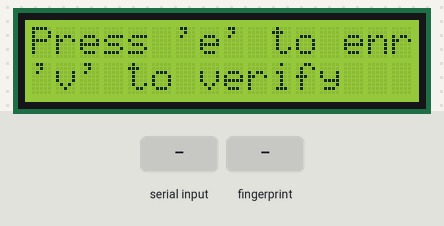
A sketch run on a simulated ESP32. Shown: 16×2 character LCD. The inputs (shaded band) are chosen by the test bench. WiFi joins after 1.5 s; servers stay silent unless stated; what the sketch prints to the serial monitor is not drawn.

Above: at 7.9 s.
8.0 s: "v90\n" received over Serial
At 8.8 s:
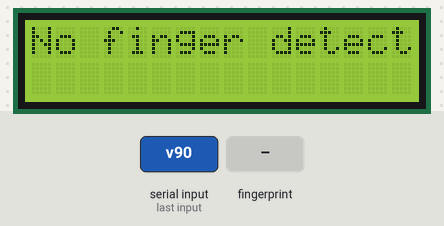
9.6 s: finger stored as number 1 placed on the sensor
At 11.2 s:
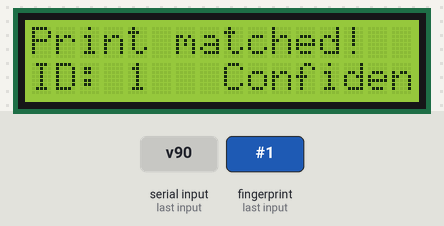
12.6 s: "e90\n" received over Serial
At 14.1 s:
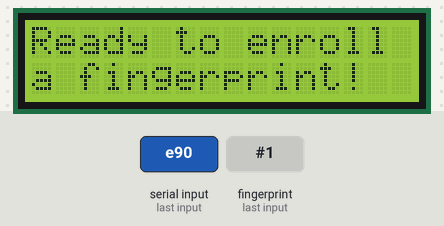
15.6 s: "90,45\n" received over Serial
At 17.1 s:
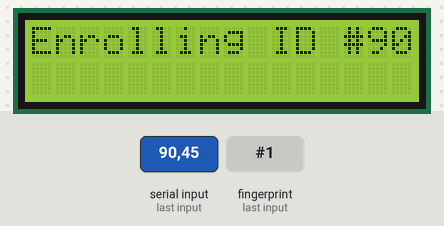
18.6 s: finger stored as number 1 placed on the sensor
At 19.3 s:
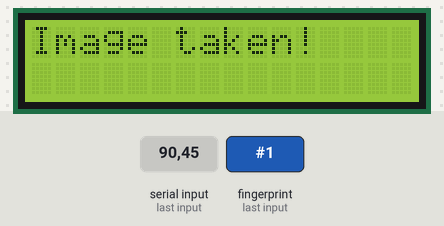
24.5 s: finger stored as number 1 placed on the sensor
At 28.8 s:
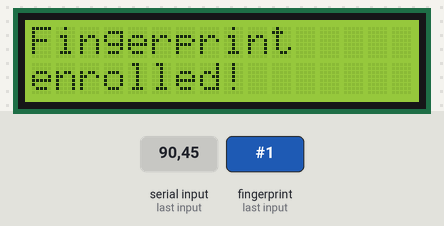
Timing chart, 0 to 30.3 s (numbered marks = the images above; inputs shaded):
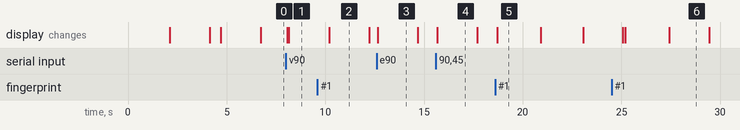

The sketch:

main5backup.ino
```cpp
////192.168. 1.184 that works in the gateway 192.168. 1.1. Important: you need to use an available IP address in your local network and the corresponding gateway.
#include <WiFi.h>
#include <HTTPClient.h>
#include <Adafruit_Fingerprint.h>
#include <HardwareSerial.h>
#include <LiquidCrystal_I2C.h>
#include <AsyncTCP.h>  // Include AsyncTCP library
//#include <AsyncWebServer.h>  // Include AsyncWebServer library

const char* ssid = "kevo"; // Replace with your WiFi SSID
const char* password = "123456789"; // Replace with your WiFi password

//AsyncWebServer server(80);  // Create AsyncWebServer instance

LiquidCrystal_I2C lcd(0x3F, 16, 2); // Set the LCD address and dimensions

// Initialize Serial2 using HardwareSerial
HardwareSerial mySerial(2); // Use Serial2
Adafruit_Fingerprint finger = Adafruit_Fingerprint(&mySerial);

uint8_t id;

// Function prototypes
void enroll();
void verify();
uint8_t readnumber(void);
bool fingerprintExists(uint8_t id);
uint8_t getFingerprintEnroll();

void handlePostRequest(WiFiClient& client, String request) {
  // Check if it's a POST request
  if (request.indexOf("POST") != -1) {
    // Check if it's the correct URL
    if (request.indexOf("/enroll") != -1) {
      enroll();
      client.println("HTTP/1.1 200 OK");
      client.println("Content-Type: text/html");
      client.println();
      client.println("<html><body><h1>Enrollment process initialized</h1></body></html>");
    } else {
      client.println("HTTP/1.1 404 Not Found");
      client.println("Content-Type: text/html");
      client.println();
      client.println("<html><body><h1>Not Found</h1></body></html>");
    }
  } else {
    // Respond to other HTTP methods
    client.println("HTTP/1.1 405 Method Not Allowed");
    client.println("Content-Type: text/html");
    client.println();
    client.println("<html><body><h1>Method Not Allowed</h1></body></html>");
  }
}
void setup() {
  lcd.begin();
  Serial.begin(9600);
  lcd.backlight();

  // Connect to WiFi
  lcd.print("Connecting to ");
  lcd.setCursor(0, 1);
  lcd.print(ssid);
  WiFi.begin(ssid, password);
  while (WiFi.status() != WL_CONNECTED) {
    delay(1000);
    Serial.println("Connecting to WiFi...");
  }
  Serial.println("Connected to WiFi");

  // Initialize AsyncWebServer
  //server.on("/", HTTP_POST, handlePostRequest);   // Define POST request handler
  //server.begin();

  lcd.clear();
  lcd.print("Fingerprint");
  lcd.setCursor(0, 1);
  lcd.print("Enrollment/Verify");
  delay(2000);

  // Set the data rate for the sensor serial port
  mySerial.begin(57600);
  delay(5);
  if (finger.verifyPassword()) {
    lcd.clear();
    lcd.print("Fingerprint");
    lcd.setCursor(0, 1);
    lcd.print("sensor found!");
  } else {
    lcd.clear();
    lcd.print("Fingerprint");
    lcd.setCursor(0, 1);
    lcd.print("sensor not found!");
    while (1) { delay(1); }
  }

  delay(500); // Add delay after sensor found message

  lcd.setCursor(0, 1);
  lcd.print("Reading sensor");
  lcd.setCursor(0, 1);
  lcd.print("parameters");

  // Read sensor parameters
  finger.getParameters();
  lcd.clear();
  lcd.print("Capacity: "); lcd.print(finger.capacity);
  lcd.setCursor(0, 1);
  lcd.print("Security level: "); lcd.print(finger.security_level);
  delay(2000);
  lcd.clear();
}

uint8_t getFingerprintID() {
  uint8_t p = finger.getImage();
  if (p == FINGERPRINT_OK) {
    // Image taken successfully, convert it to a template
    p = finger.image2Tz();
    if (p != FINGERPRINT_OK) {
      lcd.clear();
      lcd.print("Image conversion failed!");
      return p;
    }
  } else if (p != FINGERPRINT_NOFINGER) {
    // Handle other cases like communication errors or imaging failures
    lcd.clear();
    lcd.print("Unknown error");
    return p;
  }
  return p;
}

/*
 WiFiClient client = server.available();
  if (!client) {
    return;
  }

  // Wait until the client sends some data
  Serial.println("New client");
  while(!client.available()){
    delay(1);
  }

  // Read the first line of the request
  String request = client.readStringUntil('\r');
  Serial.println(request);
  client.flush();

  // Handle the HTTP POST request
  handlePostRequest(client, request);

  // Close the connection
  delay(1);
  client.stop()
*/void verify() {
  Serial.println("Entering verify() function"); // Debugging statement
  lcd.clear();
  lcd.print("Place finger...");
  lcd.setCursor(0, 1);
  lcd.print("Waiting...");

  uint8_t p = FINGERPRINT_NOFINGER; // Initialize p to FINGERPRINT_NOFINGER

  // Keep looping until a fingerprint is detected
  while (p != FINGERPRINT_OK) {
    p = getFingerprintID();
    if (p == FINGERPRINT_OK) {
      // Fingerprint detected, continue with verification
      p = finger.fingerSearch();
      if (p == FINGERPRINT_OK) {
        lcd.clear();
        lcd.print("Print matched!");
        lcd.setCursor(0, 1);
        lcd.print("ID: ");
        lcd.print(finger.fingerID);
        lcd.setCursor(8, 1);
        lcd.print("Confidence: ");
        lcd.print(finger.confidence);
        delay(2000);
      } else if (p == FINGERPRINT_NOTFOUND) {
        lcd.clear();
        lcd.print("No match found!");
        delay(2000);
      } else {
        lcd.clear();
        lcd.print("Unknown error");
        delay(2000);
      }
    } else if (p == FINGERPRINT_NOFINGER) {
      lcd.clear();
      lcd.print("No finger detected");
      delay(500); // Add a small delay before checking again
    } else {
      lcd.clear();
      lcd.print("Unknown error");
      delay(2000);
    }
  }
}


 void loop() {


  lcd.clear();
  lcd.print("Press 'e' to enroll");
  lcd.setCursor(0, 1);
  lcd.print("'v' to verify");

  // Wait until there is data available in the serial buffer
  while (!Serial.available()) {
    delay(100); // Add a small delay to reduce CPU load
  }

  char choice = Serial.read(); // Read the character from the serial buffer

  // Clear the serial buffer by reading any remaining characters
  while (Serial.available()) {
    Serial.read();
  }

  // Debugging message to check the input character
  Serial.print("Choice: ");
  Serial.println(choice);

  switch (choice) {
    case 'v':
      verify();
      break;
    case 'e':
      enroll();
      break;
    default:
      lcd.clear();
      lcd.print("Invalid choice!");
      delay(2000);
      break;
  }
}


void enroll() {
  lcd.clear();
  lcd.print("Ready to enroll");
  lcd.setCursor(0, 1);
  lcd.print("a fingerprint!");
  delay(2000);

  lcd.clear();
  lcd.print("Enter ID # (1-127):");
  id = readnumber();
  if (id == 0) { // ID #0 not allowed, try again!
    return;
  }

  if (fingerprintExists(id)) {
    lcd.clear();
    lcd.print("Fingerprint");
    lcd.setCursor(0, 1);
    lcd.print("exists!");
    delay(2000);
    return;
  }

  lcd.clear();
  lcd.print("Enrolling ID #");
  lcd.print(id);
  delay(2000);

  uint8_t p = getFingerprintEnroll();
  if (p == FINGERPRINT_OK) {
    lcd.clear();
    lcd.print("Fingerprint");
    lcd.setCursor(0, 1);
    lcd.print("enrolled and stored!");
    delay(2000);
  } else {
    lcd.clear();
    lcd.print("Error enrolling");
    lcd.setCursor(0, 1);
    lcd.print("fingerprint!");
    delay(2000);
  }
}


uint8_t readnumber(void) {
  uint8_t num = 0;

  while (num == 0) {
    while (!Serial.available());
    num = Serial.parseInt();
  }
  return num;
}

bool fingerprintExists(uint8_t id) {
  return finger.getImage() == FINGERPRINT_OK;
}

uint8_t getFingerprintEnroll() {
  int p = -1;
  lcd.clear();
  lcd.print("Place finger...");
  lcd.setCursor(0, 1);
  lcd.print("Waiting...");

  while (p != FINGERPRINT_OK) {
    p = finger.getImage();
    delay(50); // Add delay for stability
  }

  // Image taken
  lcd.clear();
  lcd.print("Image taken!");
  delay(2000);

  // Convert image to template
  p = finger.image2Tz(1);
  if (p != FINGERPRINT_OK) {
    lcd.clear();
    lcd.print("Error converting");
    lcd.setCursor(0, 1);
    lcd.print("image!");
    delay(2000);
    return p;
  }

  // Remove finger
  lcd.clear();
  lcd.print("Remove finger...");
  delay(2000);

  p = 0;
  while (p != FINGERPRINT_NOFINGER) {
    p = finger.getImage();
    delay(50); // Add delay for stability
  }

  // Ask for same finger again
  lcd.clear();
  lcd.print("Place same finger");
  lcd.setCursor(0, 1);
  lcd.print("again...");
  delay(2000);

  // Wait for finger
  p = -1;
  lcd.clear();
  lcd.print("Waiting...");
  while (p != FINGERPRINT_OK) {
    p = finger.getImage();
    delay(50); // Add delay for stability
  }

  // Image taken
  lcd.clear();
  lcd.print("Image taken!");
  delay(2000);

  // Convert image to template
  // Convert image to template
  p = finger.image2Tz(2);
  if (p != FINGERPRINT_OK) {
    lcd.clear();
    lcd.print("Error converting");
    lcd.setCursor(0, 1);
    lcd.print("image!");
    delay(2000);
    return p;
  }

  // Create fingerprint model
  p = finger.createModel();
  if (p == FINGERPRINT_OK) {
    lcd.clear();
    lcd.print("Fingerprint");
    lcd.setCursor(0, 1);
    lcd.print("enrolled!");
    delay(2000);
  } else {
    lcd.clear();
    lcd.print("Error creating");
    lcd.setCursor(0, 1);
    lcd.print("model!");
    delay(2000);
    return p;
  }

  // Store fingerprint model
  p = finger.storeModel(id);
  if (p == FINGERPRINT_OK) {
    lcd.clear();
    lcd.print("Fingerprint");
    lcd.setCursor(0, 1);
    lcd.print("stored!");
    delay(2000);
  } else {
    lcd.clear();
    lcd.print("Error storing");
    lcd.setCursor(0, 1);
    lcd.print("fingerprint!");
    delay(2000);
    return p;
  }


  return true;
}
```

Measured:
- after the input at 8.0 s, the display: first changes after 0.06 s (image 1 shows a later state)
- after the input at 9.6 s, the display: changes after 0.59 s (image 2)
- after the input at 12.6 s, the display: changes after 0.06 s (image 3)
- after the input at 15.6 s, the display: changes after 0.08 s (image 4)
- after the input at 18.6 s, the display: changes after 0.11 s (image 5)
- after the input at 24.5 s, the display: first differs from a run without the input after 0.70 s (image 6 shows a later state)
- what the display in image 2 shows lasts 2.0 s, from 10.2 s to 12.2 s
